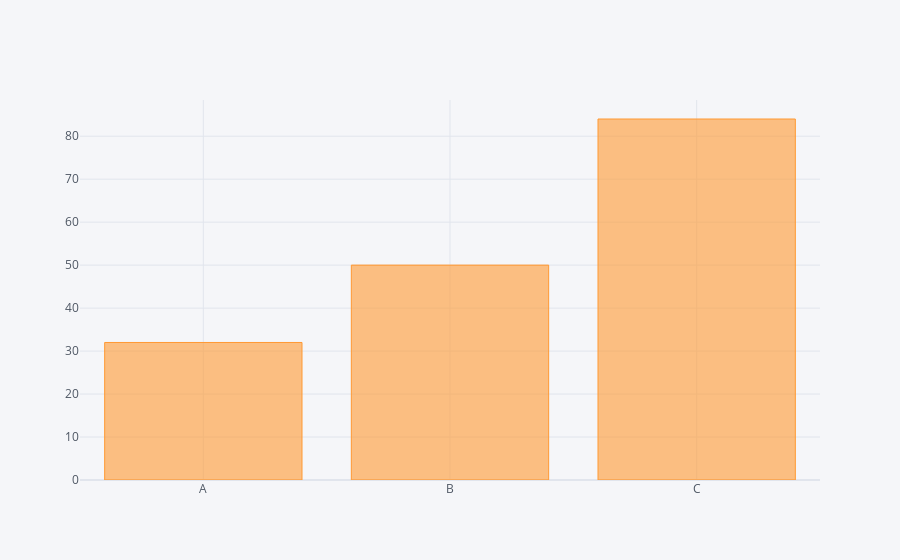

Write notebook code for a chart like this one.
### Code cell
df2.iplot(kind='bar',x='Categories',y='Values')

### Figure 1 — Plotly figure (JSON) as saved in the notebook; plotly's stock layout.template omitted (floating-point values rounded to 4 significant figures)
{"data": [{"marker": {"color": "rgba(255, 153, 51, 0.6)", "line": {"color": "rgba(255, 153, 51, 1.0)", "width": 1}}, "name": "Values", "orientation": "v", "text": "", "type": "bar", "x": ["A", "B", "C"], "y": [32, 50, 84]}], "layout": {"legend": {"bgcolor": "#F5F6F9", "font": {"color": "#4D5663"}}, "paper_bgcolor": "#F5F6F9", "plot_bgcolor": "#F5F6F9", "title": {"font": {"color": "#4D5663"}}, "xaxis": {"gridcolor": "#E1E5ED", "showgrid": true, "tickfont": {"color": "#4D5663"}, "title": {"font": {"color": "#4D5663"}, "text": ""}, "zerolinecolor": "#E1E5ED"}, "yaxis": {"gridcolor": "#E1E5ED", "showgrid": true, "tickfont": {"color": "#4D5663"}, "title": {"font": {"color": "#4D5663"}, "text": ""}, "zerolinecolor": "#E1E5ED"}}}
